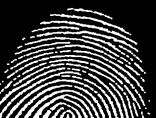
%> input picture lab7/src/fingerprint.bmp, 156 x 118 px, shrunk from 315 x 238 before the run
$ octave B.m   (GNU Octave 9; MATLAB toolbox functions it lacks are replaced by stand-ins)
%> lines starting %> are read from the running program, lines starting %| are printed output that depends on the picture; in (x1, y1, x2, y2) boxes, pixels count from 0 and x2, y2 are one past the last pixel; in counts of white or black regions, pixels touching at a corner belong together; the program's own positions count from 1
close all;
clearvars;
clc;

I = imread('src/fingerprint.bmp');
%> I is the input picture: size 118x156 uint8; min 0, max 255, mean 66.6

figure(1);
subplot(2,2,1);
imshow(I);
subplot(2,2,2);
imshow(bwmorph(I, 'thin'));
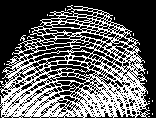
%> displayed picture: size 118x156 logical; 37.6% white in thin lines or dots
subplot(2,2,3);
imshow(bwmorph(I, 'thin', 2));
subplot(2,2,4);
imshow(bwmorph(I, 'thin', Inf));
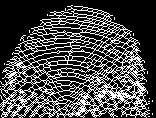
%> displayed picture: size 118x156 logical; 28.1% white in thin lines or dots

%%

I = imread('src/kosc.bmp');
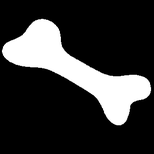
%> input picture lab7/src/kosc.bmp, 154 x 154 px, shrunk from 311 x 311 before the run
%> I is the input picture: size 154x154 uint8; min 0, max 255, mean 54.1

figure(2);
subplot(1,2,1);
imshow(I);
subplot(1,2,2);
imshow(bwmorph(I, 'skel', Inf));
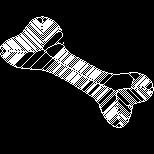
%> displayed picture: size 154x154 logical; 13.7% white in thin lines or dots, all inside (x1, y1, x2, y2) = (0, 16, 154, 128)

%%

I = imread('src/text.bmp');
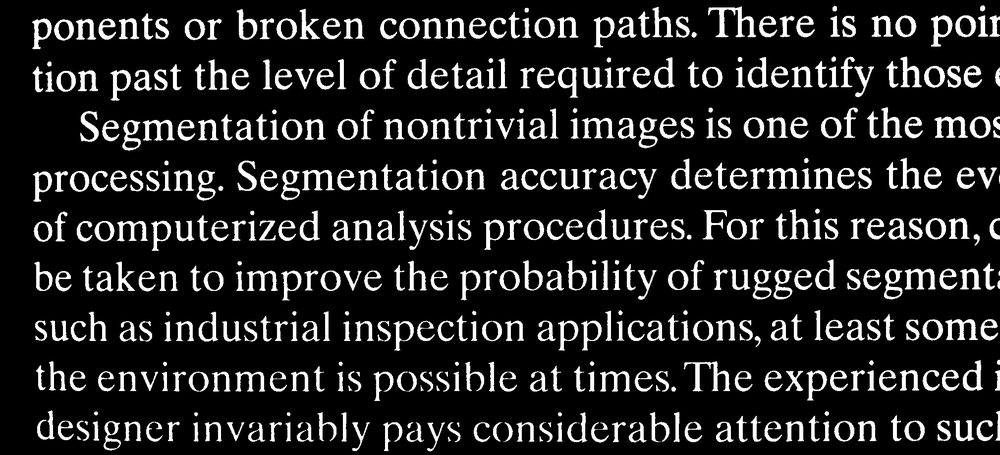
%> input picture lab7/src/text.bmp, 1000 x 455 px, shrunk from 2018 x 918 before the run
%> I is the input picture: size 455x1000 uint8; min 0, max 255, mean 35.5
Out = imopen(I, ones(51,1));
%> Out: size 455x1000 uint8; every value is 0
Out2 = imreconstruct(imerode(I, ones(51,1)), I);

figure(3);
subplot(3,1,1);
imshow(I);
subplot(3,1,2);
imshow(Out);
subplot(3,1,3);
imshow(Out2);

figure(4);
subplot(3,1,1);
imshow(I);
subplot(3,1,2);
imshow(imfill(I, 'holes'));
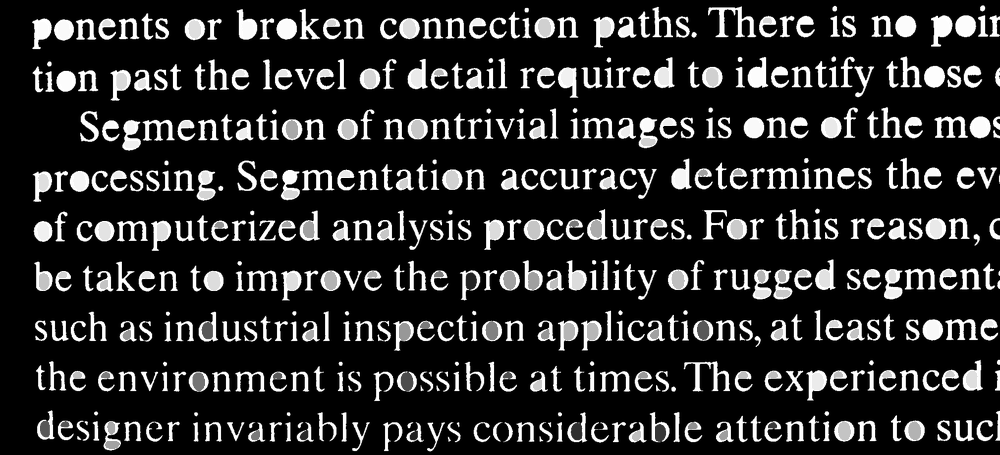
%> displayed picture: size 455x1000, on the screen's scale of 0 to 255; min 0, max 255, mean 41.8
subplot(3,1,3);
imshow(imclearborder(I));
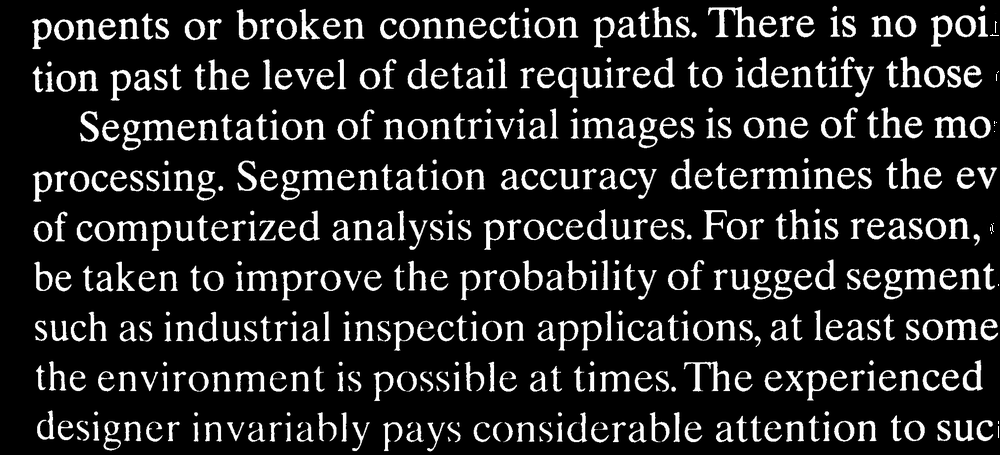
%> displayed picture: size 455x1000, on the screen's scale of 0 to 255; min 0, max 255, mean 35.2
